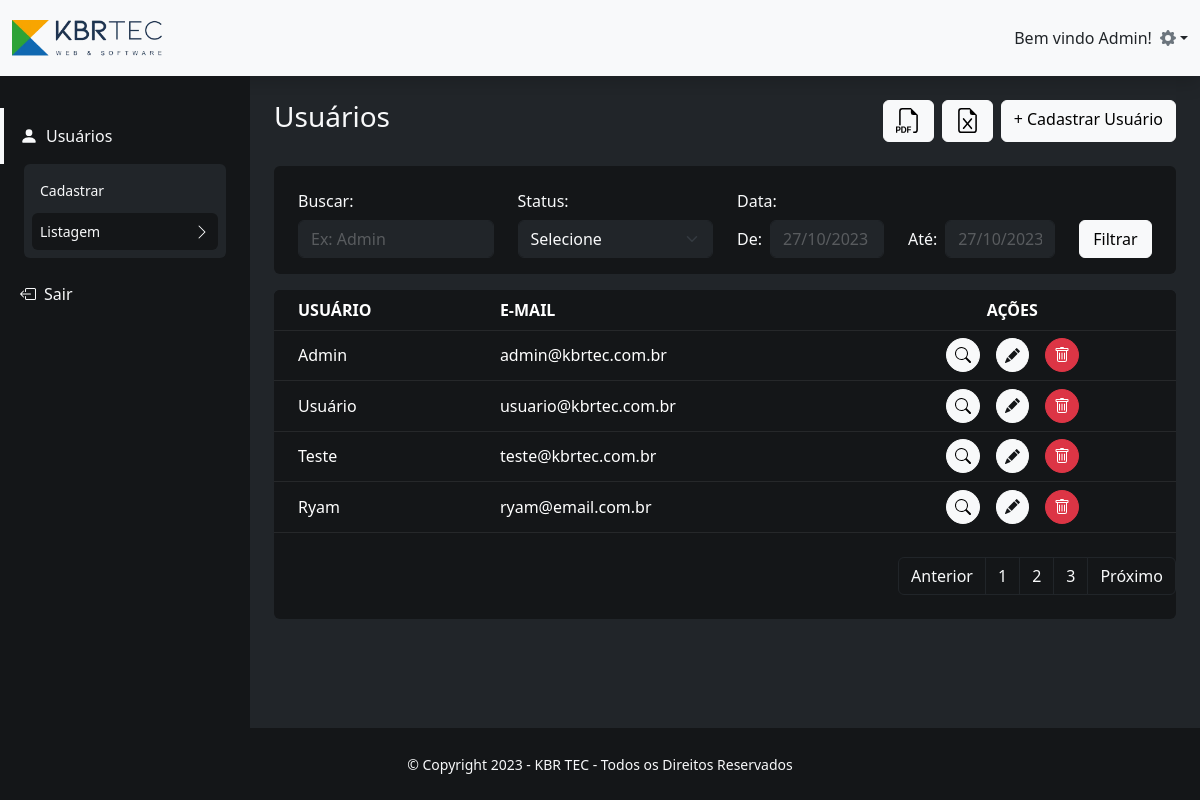
The app's page /painel/painel.php (signed in) with its own data.
### tables this page shows
CREATE TABLE usuarios(
    id INT AUTO_INCREMENT PRIMARY KEY,
    data_criacao TIMESTAMP,
    nome VARCHAR(160),
    email VARCHAR(160),
    senha VARCHAR(160),
    ativo VARCHAR(160) default 'Desativado'
);

### painel/funcao_mostrar_user_painel.php (the view, shortened to what this page needs)
<?php
    include("conn.php");
    $sql_code1 = "SELECT * FROM usuarios WHERE id >= 0 ";
    $sql_query1 = $mysqli->query($sql_code1) or die("Erro!");
    $quantidade = $sql_query1->num_rows;
    for ($i = 1; $i <= $quantidade; $i++) {
        $sql_code2 = "SELECT * FROM usuarios WHERE id = '$i'";
        $sql_query2 = $mysqli->query($sql_code2) or die("Erro! ");
        $usuario = $sql_query2->fetch_assoc();
        $nome = $usuario["nome"];
        $email = $usuario["email"];
        $status = $usuario["ativo"];
        $modalID = 'exampleModal' . $i;
        echo
            '<tr>
                <tr>
                    <td>'.$nome.'</td>
                    <td>'.$email.'</td>
                    <td>
                        <div class="d-flex justify-content-center" method="POST">
                            <button type="button" class="btn btn-light d-flex justify-content-center align-items-center rounded-circle p-2 mx-2" data-bs-toggle="modal" data-bs-target=#'.$modalID.'>
                            </button>
                            <a href="editar.html" class="btn btn-light d-flex justify-content-center align-items-center rounded-circle p-2 mx-2" title="Editar">
                            </a>
                            <botton class="btn btn-danger d-flex justify-content-center align-items-center rounded-circle p-2 mx-2" title="Deletar">
                            </botton>
                        </div>
                    </td>
                </tr>
            </tr>';
        echo '
        </div>
        <div class="modal fade" id='.$modalID.' tabindex="-1" aria-labelledby='.$modalID.' aria-hidden="true">
            <div class="modal-dialog modal-dialog-centered text-light">
                <div class="modal-content bg-custom">
                    <div class="modal-header">
                        <h1 class="modal-title fs-5" id='.$modalID.'>Usuário</h1>
                        <button type="button" class="btn-close btn-close-white" data-bs-dismiss="modal" aria-label="Close"></button>
                    </div>
                    <div class="modal-body d-flex flex-wrap row-gap-4">
                        <div class="col-6">
                            <div><small>Usuário:</small></div>
                            <div>'.$nome.'</div>
                        </div>
                        <div class="col-6">
                            <div><small>Status:</small></div>
                            <div>'.$status.'</div>
                        </div>
                        <div class="col-12">
                            <div><small>E-mail:</small></div>
                            <div>'.$email.'</div>
                        </div>
                    </div>
                    <div class="modal-footer">
                        <button type="button" class="btn btn-danger" data-bs-dismiss="modal">Fechar</button>
                    </div>
                </div>
            </div>
        </div>';}
?>

### painel/css/style.css (style rules this page uses)
.table-dark > tbody > tr > td, .table-dark > thead > tr > th, .table-dark > tfoot > tr > td { background-color: #141618; border-color: #FFFFFF14; padding: .5rem 1.5rem; }

### records on screen
usuarios: nome "Admin", email "admin@kbrtec.com.br"
usuarios: nome "Usuário", email "usuario@kbrtec.com.br"
usuarios: nome "Teste", email "teste@kbrtec.com.br"
usuarios: nome "Ryam", email "ryam@email.com.br"
